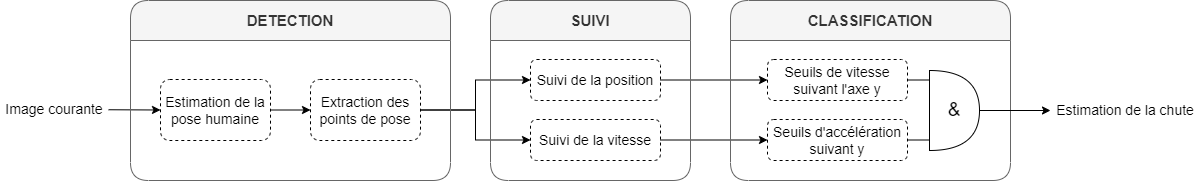
#> input picture images/pipeline_s.png, 1201 x 181 px
$ python -i GraphicDesigner.py   (imports and definitions only)
#> lines starting #> are read from the running program, lines starting #| are printed output that depends on the picture
#> further down, picture is the input picture: shape (181, 1201, 3); min 0, max 255, mean 244.2
import cv2
import numpy as np
import math
import matplotlib

# [1 line not run here, left out]
from matplotlib import pyplot as plt


class Legend():

    def __init__(self, img):
        self.img = img
        self.hauteur, self.largeur = self.img.shape[0], self.img.shape[1]

    # Dessiner une barre vertical suivant un point
    # [45 lines left out: functions vline_following_point, semi_vline_following_point, hline_between_ypoint, not called in this run]


class Drawing():

    def __init__(self, fallstate=False):
        self.fallstate = fallstate

    # Dessiner des axes x et y sur l'image
    # [118 lines left out: functions axes, draw_KF_state, draw_PersonFallingDown_position_threshold, barre_infos, graph_temporelle, regrouper_fenetre, not called in this run]


    def histogramme(self, frame, nbr_classes=180, mode=0):
#> called with nbr_classes = 180, mode = 0
        if mode:
            frame = cv2.cvtColor(frame, cv2.COLOR_BGR2GRAY)
            hist = cv2.calcHist([frame], [0], None, [nbr_classes], [0, 256])
            label = "Intensité"
        else:
            hsv = cv2.cvtColor(frame, cv2.COLOR_BGR2HSV)
#> hsv: shape (181, 1201, 3); mean H, S, V 0, 0, 244.2
            hist = cv2.calcHist([hsv], [0], None, [nbr_classes], [0, 180])
#> hist = 180 values, max 217381 at index 0, min 0 at index 1, mean 1207.7
            label = "Couleur"
        cv2.normalize(hist, hist, 0, 255, cv2.NORM_MINMAX)
        plt.clf()
        plt.plot(hist)
        plt.title(label)
        plt.show(block=False)
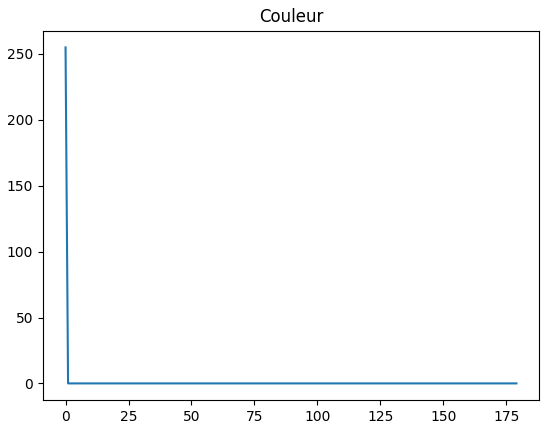
#> figure drawn by matplotlib, 1 panel; curve peaks at x = 0, y = 255
        plt.pause(0.001)

>>> import cv2
>>> picture = cv2.imread('images/pipeline_s.png')
>>> result = Drawing().histogramme(picture)
